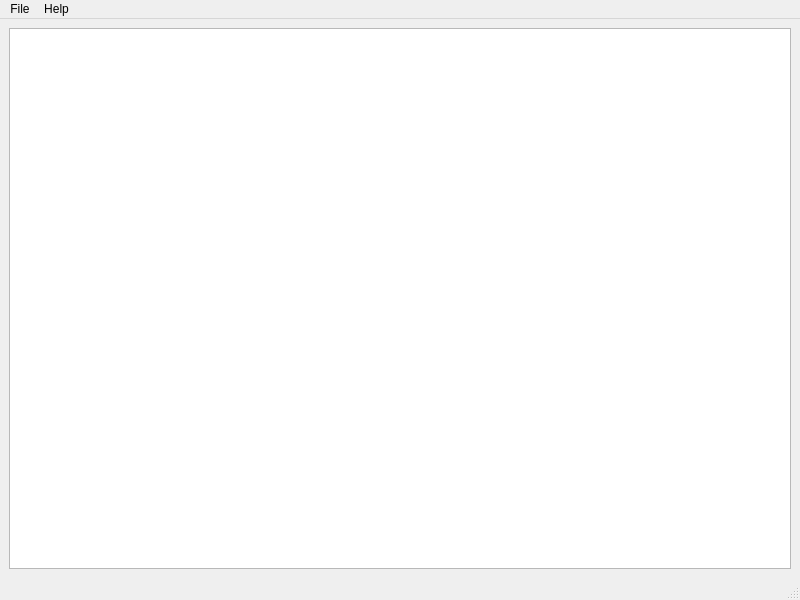
<?xml version="1.0" encoding="UTF-8"?>
<ui version="4.0">
 <class>MainWindow</class>
 <widget class="QMainWindow" name="MainWindow">
  <property name="geometry">
   <rect>
    <x>0</x>
    <y>0</y>
    <width>800</width>
    <height>600</height>
   </rect>
  </property>
  <property name="windowTitle">
   <string>MainWindow</string>
  </property>
  <widget class="QWidget" name="centralwidget">
   <layout class="QGridLayout" name="gridLayout">
    <item row="0" column="0">
     <widget class="QPlainTextEdit" name="notepadTextArea"/>
    </item>
   </layout>
  </widget>
  <widget class="QMenuBar" name="menubar">
   <property name="geometry">
    <rect>
     <x>0</x>
     <y>0</y>
     <width>800</width>
     <height>23</height>
    </rect>
   </property>
   <widget class="QMenu" name="menuFile">
    <property name="title">
     <string>File</string>
    </property>
    <addaction name="actionOpen"/>
    <addaction name="actionSave"/>
    <addaction name="actionSave_as"/>
    <addaction name="actionQuit"/>
   </widget>
   <widget class="QMenu" name="menuHelp">
    <property name="title">
     <string>Help</string>
    </property>
    <addaction name="actionAbout_QNotepad"/>
    <addaction name="actionAbout_Qt"/>
   </widget>
   <addaction name="menuFile"/>
   <addaction name="menuHelp"/>
  </widget>
  <widget class="QStatusBar" name="statusbar"/>
  <action name="actionOpen">
   <property name="text">
    <string>Open</string>
   </property>
   <property name="shortcut">
    <string>Ctrl+O</string>
   </property>
  </action>
  <action name="actionSave">
   <property name="text">
    <string>Save</string>
   </property>
   <property name="shortcut">
    <string>Ctrl+S</string>
   </property>
  </action>
  <action name="actionSave_as">
   <property name="text">
    <string>Save as</string>
   </property>
   <property name="shortcut">
    <string>Ctrl+Shift+S</string>
   </property>
  </action>
  <action name="actionQuit">
   <property name="text">
    <string>Quit</string>
   </property>
   <property name="shortcut">
    <string>Ctrl+Q</string>
   </property>
  </action>
  <action name="actionAbout_QNotepad">
   <property name="text">
    <string>About QNotepad</string>
   </property>
  </action>
  <action name="actionAbout_Qt">
   <property name="text">
    <string>About Qt</string>
   </property>
  </action>
 </widget>
 <resources/>
 <connections/>
</ui>
